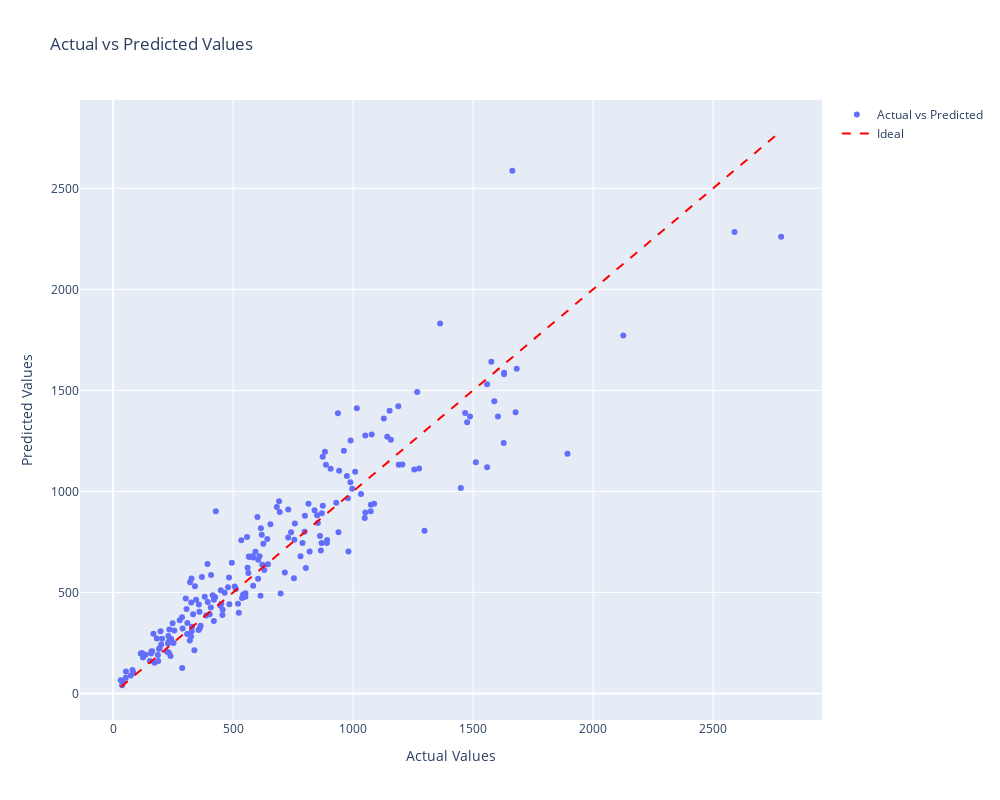

The code cell stored with this chart in its notebook:
### Code cell
y_pred = model.predict(x_test)

fig = go.Figure()

fig.add_trace(go.Scatter(
    x=y_test.flatten(),
    y=y_pred,
    mode='markers',
    name='Actual vs Predicted'
))

fig.add_trace(go.Scatter(
    x=[min(y_test.flatten()), max(y_test.flatten())],
    y=[min(y_test.flatten()), max(y_test.flatten())],
    mode='lines',
    name='Ideal',
    line=dict(color='red', dash='dash')
))

fig.update_layout(
    title='Actual vs Predicted Values',
    xaxis_title='Actual Values',
    yaxis_title='Predicted Values',
    showlegend=True,
    width=1000,height=800,
)
fig.write_image("Actuals vs predictions.png")
fig.show()

### Figure 1 — Plotly figure (JSON) as saved in the notebook; plotly's stock layout.template omitted (floating-point values rounded to 4 significant figures; data arrays with more than 128 entries replaced by an {"elided": "..."} marker saying what was removed)
{"data": [{"mode": "markers", "name": "Actual vs Predicted", "type": "scatter", "x": {"elided": "200 float values"}, "y": {"elided": "200 float values"}}, {"line": {"color": "red", "dash": "dash"}, "mode": "lines", "name": "Ideal", "type": "scatter", "x": [32.35, 2784.0], "y": [32.35, 2784.0]}], "layout": {"height": 800, "showlegend": true, "title": {"text": "Actual vs Predicted Values"}, "width": 1000, "xaxis": {"title": {"text": "Actual Values"}}, "yaxis": {"title": {"text": "Predicted Values"}}}}
